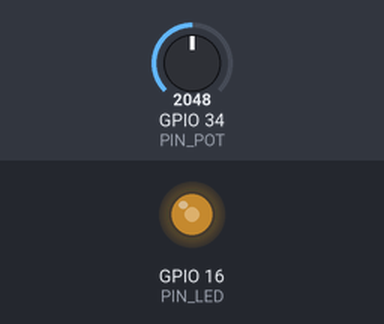
Simulated run of this sketch. Board: ESP32. Parts: output pins drawn as LEDs (lit = HIGH). Inputs (shaded band) come from the test bench; at power-on: GPIO 34 (PIN_POT) = 2048.

Above: at 1.2 s.
1.3 s: GPIO 34 (PIN_POT) set to 2866
At 2.1 s:
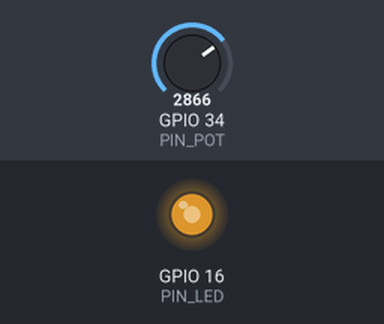
2.8 s: GPIO 34 (PIN_POT) set to 3603
At 3.6 s:
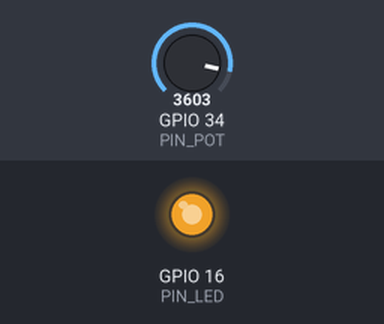
4.3 s: GPIO 34 (PIN_POT) set to 491
At 5.5 s:
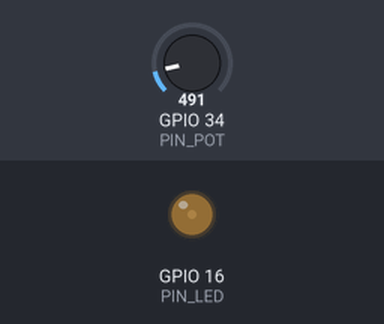
5.8 s: GPIO 34 (PIN_POT) set to 0
At 7.0 s:
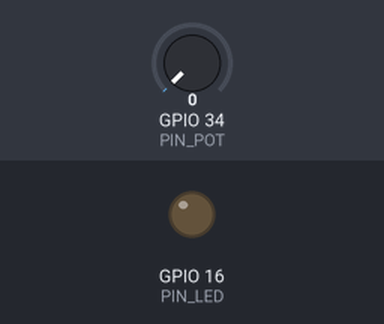
7.3 s: GPIO 34 (PIN_POT) set to 2047
At 7.8 s:
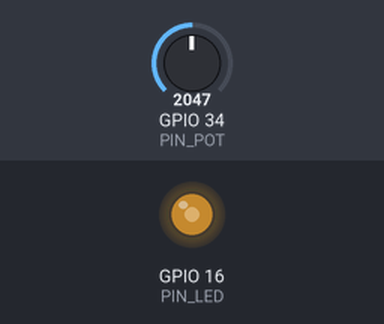
Timing chart, 0 to 9.8 s (numbered marks = the images above; inputs shaded):
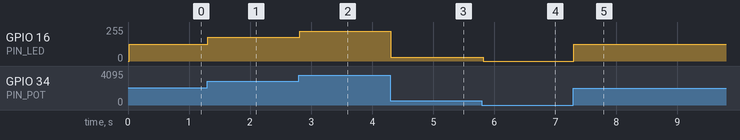

The sketch:

potLEDPWM.ino
```cpp
/*
 * potLEDPWM.ino
 *
* Este programa hace que el led conectado al pin 16 del
 * microcontrolador ESP32 DEVKIT DOIT de 30 pines, encienda
 * con una intensidad controlada por un canal PWM. El ciclo
 * de trabajo del canal PWM estara controlado por un
 * potenciometro
 *
 * Cuando la perilla del potenciómetro esté en su posición
 * media, el ciclo de trabajo será del 50%.
 *
 * Al girar la perilla en la dirección antihoraria, el ciclo
 * de trabajo disminuirá hasta que al girar completamente
 * la perilla en la dirección antihoraria, el ciclo de
 * trabajo valdra cero, con lo que el LED disminuira su
 * brillantes hasta quedar apagado.
 *
 * Al girar la perilla en la dirección horaria, el ciclo
 * de trabajo aumentará hasta que, al girar completamente
 * la perilla en la dirección horaria, el ciclo de trabajo
 * valdra 100%, con lo que el LED aumentara su brillantes
 * hasta quedar encendida.
 *
 * No usa la funcion delay(). En lugar de ello utiliza la
 * biblioteca NoDelay. Esto permite que otro codigo ejecute al
 * mismo tiempo que se encuentra en el periodo de espera.
 */

#include <NoDelay.h>
// Pin a la que esta conectado el LED, GPIO16
const unsigned int PIN_LED = 16;
// Pin a la que esta conectado el potenciometro, GPIO34
const unsigned int PIN_POT = 34;
// Numero de valores de salida del ADC. 2**12 = 4096
const unsigned ADC_VALORES = 4096;
// PAUSA en ms que dura encendido el LED en una
// determinada intensidad
const long PAUSA = 20;
// Parametros de la señal PWM
const int FRECUENCIA = 5000;
const int CANAL_PWM = 0;
const int RESOLUCION = 8;
// Valor minimo del ciclo de trabajo
const unsigned int CT_MIN = 0;
// Valor maximo del ciclo de trabajo. 2**RESOLUCION - 1
const unsigned int CT_MAX = 255;
// Ciclo de trabajo de la forma de onda PWM
unsigned int cicloTrabajo;
// Crea una instancia de la clase noDelay
// que determina si han transcurrido PAUSA ms
noDelay pausa(PAUSA);
void actualizaCicloTrabajo(int muestra);
void setup() {
  // Configura los parametros de la señal PWM
  ledcSetup(CANAL_PWM, FRECUENCIA, RESOLUCION);
  // Establece el canal PWM al pin PIN_LED (GPIO16).
  ledcAttachPin(PIN_LED, CANAL_PWM);
  // Valor inicial del Ciclo de trabajo de la forma de onda PWM
  unsigned int cicloTrabajo = 0;
}
void loop() {
  // Verifica si ha transcuurido el tiempo dado por PAUSA
  if (pausa.update()) {
    // Lee y digitaliza el valor del voltaje en el potenciometro
    int muestra = analogRead(PIN_POT);
    // Convierte a un valor para el ciclo de trabajo
    actualizaCicloTrabajo(muestra);
    // Cambia la brillantes del LED, cambiando el ciclo
    // de trabajo del canal PWM
    ledcWrite(CANAL_PWM, cicloTrabajo);
  }
}
/**
 * Esa función establece el valor del ciclo de trabajo de la señal
PWM
 * en función del voltaje del potenciometro, dado por muestra
 */
void actualizaCicloTrabajo(int muestra) {
  // Convierte a un valor para el ciclo de trabajo
  cicloTrabajo = map(muestra, 0, ADC_VALORES - 1, CT_MIN,
                     CT_MAX);
}
```

Measured:
- after the input at 1.3 s, GPIO 16 (PIN_LED): 127/255 → 177/255 at once
- after the input at 2.8 s, GPIO 16 (PIN_LED): 177/255 → 223/255 at once
- after the input at 4.3 s, GPIO 16 (PIN_LED): 223/255 → 30/255 at once
- after the input at 5.8 s, GPIO 16 (PIN_LED): 30/255 → 0/255 at once
- after the input at 7.3 s, GPIO 16 (PIN_LED): 0/255 → 127/255 at once
